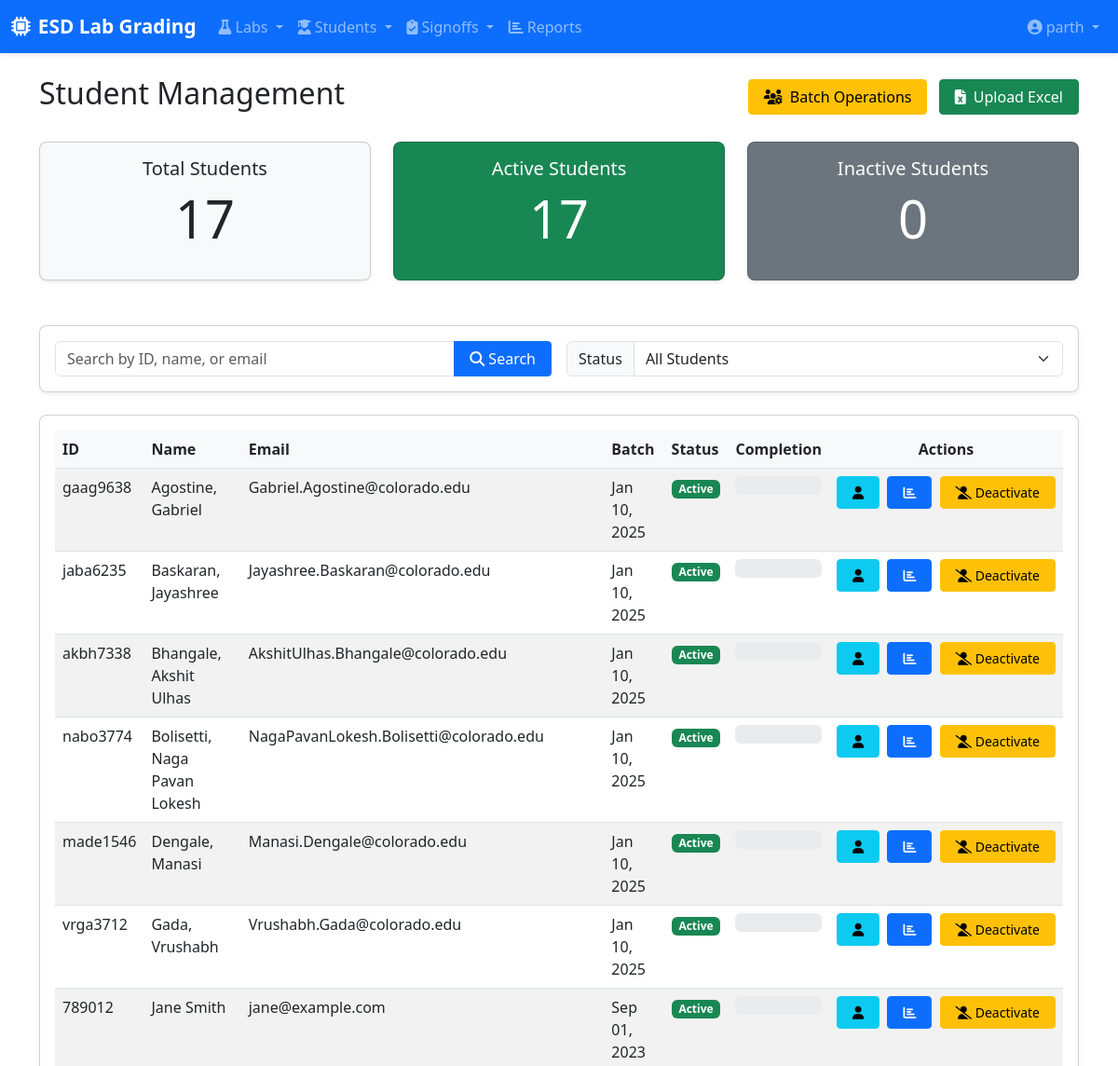
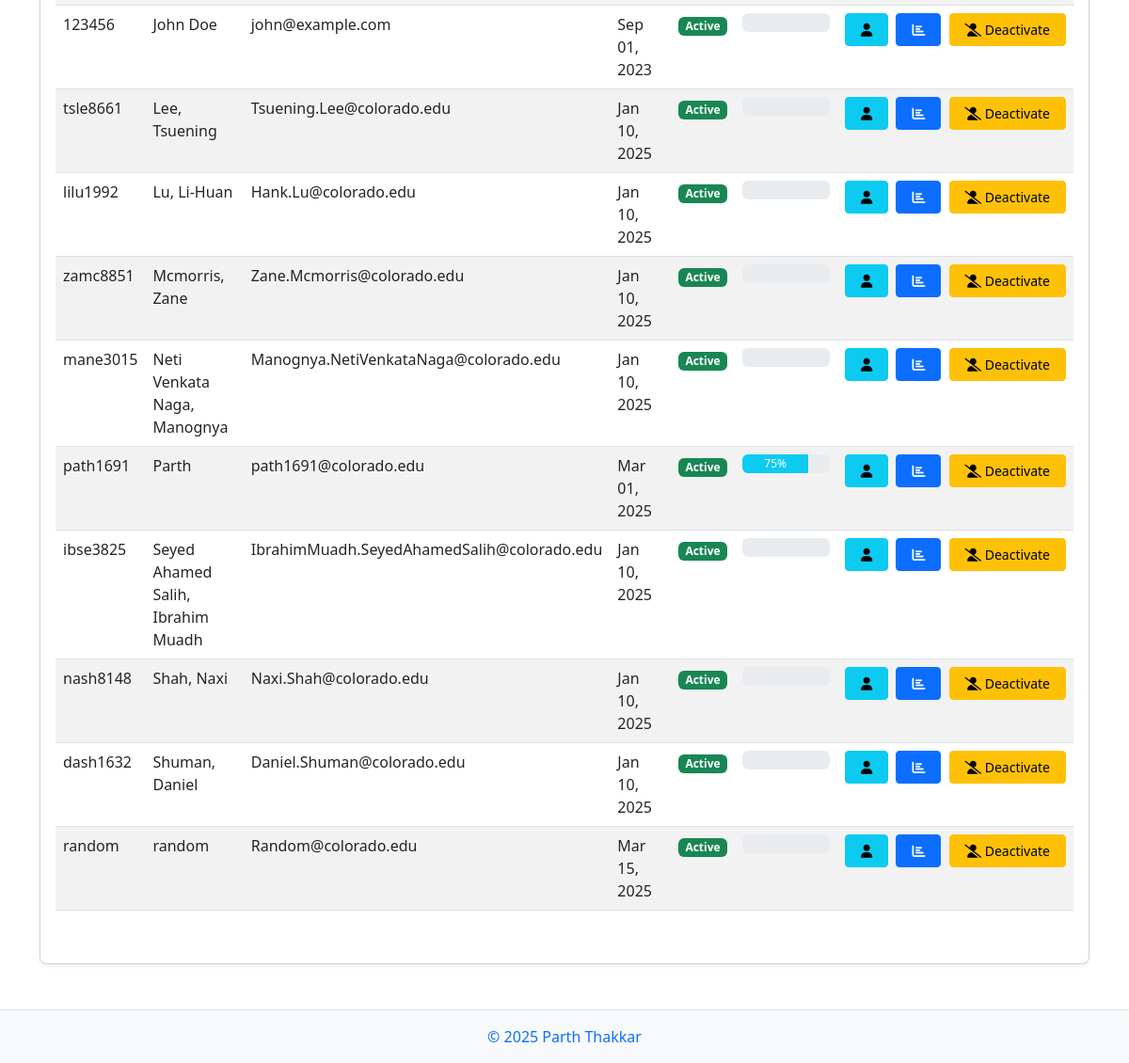
Page /students/ (signed in) on the committed database (2 pictures, top to bottom).
### labs/models.py (models this page shows, shortened)
class Student(models.Model):
    student_id = models.CharField(max_length=20, unique=True)
    name = models.CharField(max_length=100)
    email = models.EmailField(blank=True)
    batch = models.DateField(auto_now=False, auto_now_add=False)
    active = models.BooleanField(default=True)
    @property
    def get_completion_status(self):
        total_parts = Part.objects.filter(is_required=True).count()
        completed_parts = Signoff.objects.filter(
            student=self,
            status='approved',
            part__is_required=True
        ).values('part').distinct().count()
        if total_parts == 0:
            return 0
        return (completed_parts / total_parts) * 100

### labs/views.py (the view)
    def wrap(request, *args, **kwargs):
        try:
            if hasattr(request.user, 'role') and request.user.role.role in ['ta', 'instructor']:
                return function(request, *args, **kwargs)
            else:
                raise PermissionDenied("You must be a teaching assistant or instructor to access this page.")
        except (AttributeError, UserRole.DoesNotExist):
            raise PermissionDenied("You must be a teaching assistant or instructor to access this page.")

### labs/templatetags/role_tags.py (called while the page is built)
@register.filter
def has_role(user, role_name):
    if user.is_anonymous:
        return False
    if user.is_staff:
        return True
    try:
        return hasattr(user, 'role') and user.role.role == role_name
    except:
        return False

### labs/views.py (called while the page is built)
def ta_required(function):
    def wrap(request, *args, **kwargs):
        try:
            if hasattr(request.user, 'role') and request.user.role.role in ['ta', 'instructor']:
                return function(request, *args, **kwargs)
            else:
                raise PermissionDenied("You must be a teaching assistant or instructor to access this page.")
        except (AttributeError, UserRole.DoesNotExist):
            raise PermissionDenied("You must be a teaching assistant or instructor to access this page.")
    wrap.__doc__ = function.__doc__
    wrap.__name__ = function.__name__
    return wrap

### labs/templates/labs/student_list.html (shortened to what this page needs)
{% extends 'base.html' %}
{% load static %}
{% block content %}
<div class="container">
    <div class="d-flex justify-content-between align-items-center mb-4">
        <h1 class="h2">Student Management</h1>
        <div>
            <a href="{% url 'labs:batch_toggle_students' %}" class="btn btn-warning me-2">
                <i class="fas fa-users-cog me-1"></i> Batch Operations
            </a>
            <a href="{% url 'labs:student_upload' %}" class="btn btn-success">
                <i class="fas fa-file-excel me-1"></i> Upload Excel
            </a>
        </div>
    </div>
    <div class="row student-stats">
        <div class="col-md-4">
            <div class="card bg-light">
                <div class="card-body text-center">
                    <h5 class="card-title">Total Students</h5>
                    <p class="display-4">{{ total_students }}</p>
                </div>
            </div>
        </div>
        <div class="col-md-4">
            <div class="card bg-success text-white">
                <div class="card-body text-center">
                    <h5 class="card-title">Active Students</h5>
                    <p class="display-4">{{ active_students }}</p>
                </div>
            </div>
        </div>
        <div class="col-md-4">
            <div class="card bg-secondary text-white">
                <div class="card-body text-center">
                    <h5 class="card-title">Inactive Students</h5>
                    <p class="display-4">{{ inactive_students }}</p>
                </div>
            </div>
        </div>
    </div>
    <div class="card mb-4">
        <div class="card-body">
            <form method="get" class="row g-3">
                <div class="col-md-6">
                    <div class="input-group">
                        <input type="text" name="search" class="form-control" placeholder="Search by ID, name, or email" value="{{ search_query }}">
                        <button class="btn btn-primary" type="submit">
                            <i class="fas fa-search"></i> Search
                        </button>
                    </div>
                </div>
                <div class="col-md-6">
                    <div class="input-group">
                        <label class="input-group-text" for="activeFilter">Status</label>
                        <select class="form-select" id="activeFilter" name="active" onchange="this.form.submit()">
                            <option value="all" {% if active_filter == 'all' %}selected{% endif %}>All Students</option>
                        </select>
                    </div>
                </div>
            </form>
        </div>
    </div>
    <div class="card">
        <div class="card-body">
            <div class="table-responsive">
                <table class="table table-striped table-hover">
                    <thead>
                        <tr>
                            <th>ID</th>
                            <th>Name</th>
                            <th>Email</th>
                            <th>Batch</th>
                            <th>Status</th>
                            <th>Completion</th>
                            <th class="text-center">Actions</th>
                        </tr>
                    </thead>
                    <tbody>
                        {% for student in students %}
                        <tr>
                            <td>{{ student.student_id }}</td>
                            <td>{{ student.name }}</td>
                            <td>{{ student.email }}</td>
                            <td>{{ student.batch|date:"M d, Y" }}</td>
                            <td>
                                {% if student.active %}
                                <span class="badge bg-success">Active</span>
                                {% else %}
                                <span class="badge bg-secondary">Inactive</span>
                                {% endif %}
                            </td>
                            <td>
                                <div class="progress" style="height: 20px;" title="{{ student.get_completion_status|floatformat:1 }}%">
                                    <div class="progress-bar {% if student.get_completion_status >= 100 %}bg-success{% elif student.get_completion_status >= 50 %}bg-info{% else %}bg-warning{% endif %}"
                                         role="progressbar"
                                         style="width: {{ student.get_completion_status }}%;"
                                         aria-valuenow="{{ student.get_completion_status }}"
                                         aria-valuemin="0"
                                         aria-valuemax="100">
                                        {{ student.get_completion_status|floatformat:0 }}%
                                    </div>
                                </div>
                            </td>
                            <td class="action-buttons text-center">
                                <a href="{% url 'labs:student_detail' student.id %}" class="btn btn-sm btn-info me-1" title="View student details">
                                    <i class="fas fa-user"></i>
                                </a>
                                <a href="{% url 'labs:student_grade_report' student.id %}" class="btn btn-sm btn-primary me-1" title="View grade report">
                                    <i class="fas fa-chart-bar"></i>
                                </a>
                                <a href="{% url 'labs:student_toggle_active' student.id %}" class="btn btn-sm {% if student.active %}btn-warning{% else %}btn-success{% endif %}">
                                    {% if student.active %}
                                    <i class="fas fa-user-slash"></i> Deactivate
                                    {% else %}
                                    <i class="fas fa-user-check"></i> Activate
                                    {% endif %}
                                </a>
                            </td>
                        </tr>
                        {% empty %}
                        <tr>
                            <td colspan="7" class="text-center">No students found. {% if search_query %}<a href="{% url 'labs:student_list' %}">Clear search</a>{% endif %}</td>
                        </tr>
                        {% endfor %}
                    </tbody>
                </table>
            </div>
        </div>
    </div>
</div>
{% endblock %}

### templates/base.html (shortened to what this page needs)
{% load static %}
{% load role_tags %}
<!DOCTYPE html>
<html lang="en">
<head>
    <link href="https://cdn.jsdelivr.net/npm/bootstrap@5.3.0-alpha1/dist/css/bootstrap.min.css" rel="stylesheet">
    <link rel="stylesheet" href="https://cdnjs.cloudflare.com/ajax/libs/font-awesome/6.4.0/css/all.min.css">
    <link rel="stylesheet" href="{% static 'css/styles.css' %}">
</head>
<body>
    <nav class="navbar navbar-expand-lg navbar-dark bg-primary sticky-top">
        <div class="container-fluid">
            <a class="navbar-brand" href="{% url 'labs:home' %}">
                <i class="fas fa-microchip me-2"></i>ESD Lab Grading
            </a>
            <div class="collapse navbar-collapse" id="navbarMain">
                <ul class="navbar-nav me-auto">
                    <li class="nav-item dropdown">
                        <a class="nav-link dropdown-toggle" href="#" id="labsDropdown" role="button" data-bs-toggle="dropdown">
                            <i class="fas fa-flask me-1"></i>Labs
                        </a>
                    </li>
                    {% if request.user.is_authenticated %}
                    <li class="nav-item dropdown">
                        <a class="nav-link dropdown-toggle" href="#" id="studentsDropdown" role="button" data-bs-toggle="dropdown">
                            <i class="fas fa-user-graduate me-1"></i>Students
                        </a>
                    </li>
                    {% endif %}
                    {% if request.user.is_authenticated %}
                    <li class="nav-item dropdown">
                        <a class="nav-link dropdown-toggle" href="#" id="signoffsDropdown" role="button" data-bs-toggle="dropdown">
                            <i class="fas fa-clipboard-check me-1"></i>Signoffs
                        </a>
                    </li>
                    {% endif %}
                    {% if request.user.is_authenticated %}
                    <li class="nav-item">
                        <a class="nav-link" href="{% url 'labs:reports' %}">
                            <i class="fas fa-chart-bar me-1"></i>Reports
                        </a>
                    </li>
                    {% endif %}
                </ul>
                <ul class="navbar-nav ms-3">
                    {% if request.user.is_authenticated %}
                    <li class="nav-item dropdown">
                        <a class="nav-link dropdown-toggle" href="#" id="userDropdown" role="button" data-bs-toggle="dropdown">
                            <i class="fas fa-user-circle me-1"></i>{{ request.user.username }}
                        </a>
                    </li>
                    {% else %}
                    <li class="nav-item">
                        <a class="nav-link" href="{% url 'admin:login' %}?next=/">Login</a>
                    </li>
                    {% endif %}
                </ul>
            </div>
        </div>
    </nav>
    <main class="py-4">
        {% block content %}{% endblock %}
    </main>
    <footer class="footer mt-auto py-3 bg-light">
        <div class="container text-center">
            <span class="text-muted"><a href="https://parththakkar.studio" style="text-decoration:none">© {% now "Y" %} Parth Thakkar</a></span>
        </div>
    </footer>
</body>
</html>

### static/css/styles.css (style rules this page uses)
body { min-height: 100vh; display: flex; flex-direction: column; }
main { flex: 1; }
.navbar-brand { font-weight: bold; font-size: 1.3rem; }
.navbar { box-shadow: 0 2px 4px rgba(0, 0, 0, 0.1); }
.card { border-radius: 0.5rem; box-shadow: 0 0.125rem 0.25rem rgba(0, 0, 0, 0.075); margin-bottom: 1.5rem; }
.table-responsive { margin-bottom: 1.5rem; }
.table thead th { background-color: #f8f9fa; font-weight: 600; border-top: none; }
.btn { border-radius: 0.25rem; padding: 0.375rem 1rem; font-weight: 500; }
.btn-primary { background-color: #0d6efd; border-color: #0d6efd; }
.btn-success { background-color: #198754; border-color: #198754; }
.footer { background-color: #f8f9fa; padding: 1.5rem 0; border-top: 1px solid #dee2e6; }

### labs/templates/labs/student_list.html (style rules this page uses)
.student-stats { margin-bottom: 1.5rem; }
.action-buttons { white-space: nowrap; }

### rows in the picture
Student: student_id "gaag9638", name "Agostine, Gabriel", email "Gabriel.Agostine@colorado.edu", batch "Jan 10, 2025", active "Active"
Student: student_id "jaba6235", name "Baskaran, Jayashree", email "Jayashree.Baskaran@colorado.edu", batch "Jan 10, 2025", active "Active"
Student: student_id "akbh7338", name "Bhangale, Akshit Ulhas", email "AkshitUlhas.Bhangale@colorado.edu", batch "Jan 10, 2025", active "Active"
Student: student_id "nabo3774", name "Bolisetti, Naga Pavan Lokesh", email "NagaPavanLokesh.Bolisetti@colorado.edu", batch "Jan 10, 2025", active "Active"
Student: student_id "made1546", name "Dengale, Manasi", email "Manasi.Dengale@colorado.edu", batch "Jan 10, 2025", active "Active"
Student: student_id "vrga3712", name "Gada, Vrushabh", email "Vrushabh.Gada@colorado.edu", batch "Jan 10, 2025", active "Active"
Student: student_id "789012", name "Jane Smith", email "jane@example.com", batch "Sep 01, 2023", active "Active"
Student: student_id "123456", name "John Doe", email "john@example.com", batch "Sep 01, 2023", active "Active"
Student: student_id "tsle8661", name "Lee, Tsuening", email "Tsuening.Lee@colorado.edu", batch "Jan 10, 2025", active "Active"
Student: student_id "lilu1992", name "Lu, Li-Huan", email "Hank.Lu@colorado.edu", batch "Jan 10, 2025", active "Active"
Student: student_id "zamc8851", name "Mcmorris, Zane", email "Zane.Mcmorris@colorado.edu", batch "Jan 10, 2025", active "Active"
Student: student_id "mane3015", name "Neti Venkata Naga, Manognya", email "Manognya.NetiVenkataNaga@colorado.edu", batch "Jan 10, 2025", active "Active"
Student: student_id "path1691", name "Parth", email "path1691@colorado.edu", batch "Mar 01, 2025", active "Active", get_completion_status "75"
Student: student_id "ibse3825", name "Seyed Ahamed Salih, Ibrahim Muadh", email "IbrahimMuadh.SeyedAhamedSalih@colorado.edu", batch "Jan 10, 2025", active "Active"
Student: student_id "nash8148", name "Shah, Naxi", email "Naxi.Shah@colorado.edu", batch "Jan 10, 2025", active "Active"
Student: student_id "dash1632", name "Shuman, Daniel", email "Daniel.Shuman@colorado.edu", batch "Jan 10, 2025", active "Active"
Student: student_id "random", name "random", email "Random@colorado.edu", batch "Mar 15, 2025", active "Active"

### other values in the picture
{{ request.user.username }} "parth"
{{ total_students }} "17"
{{ active_students }} "17"
{{ inactive_students }} "0"
